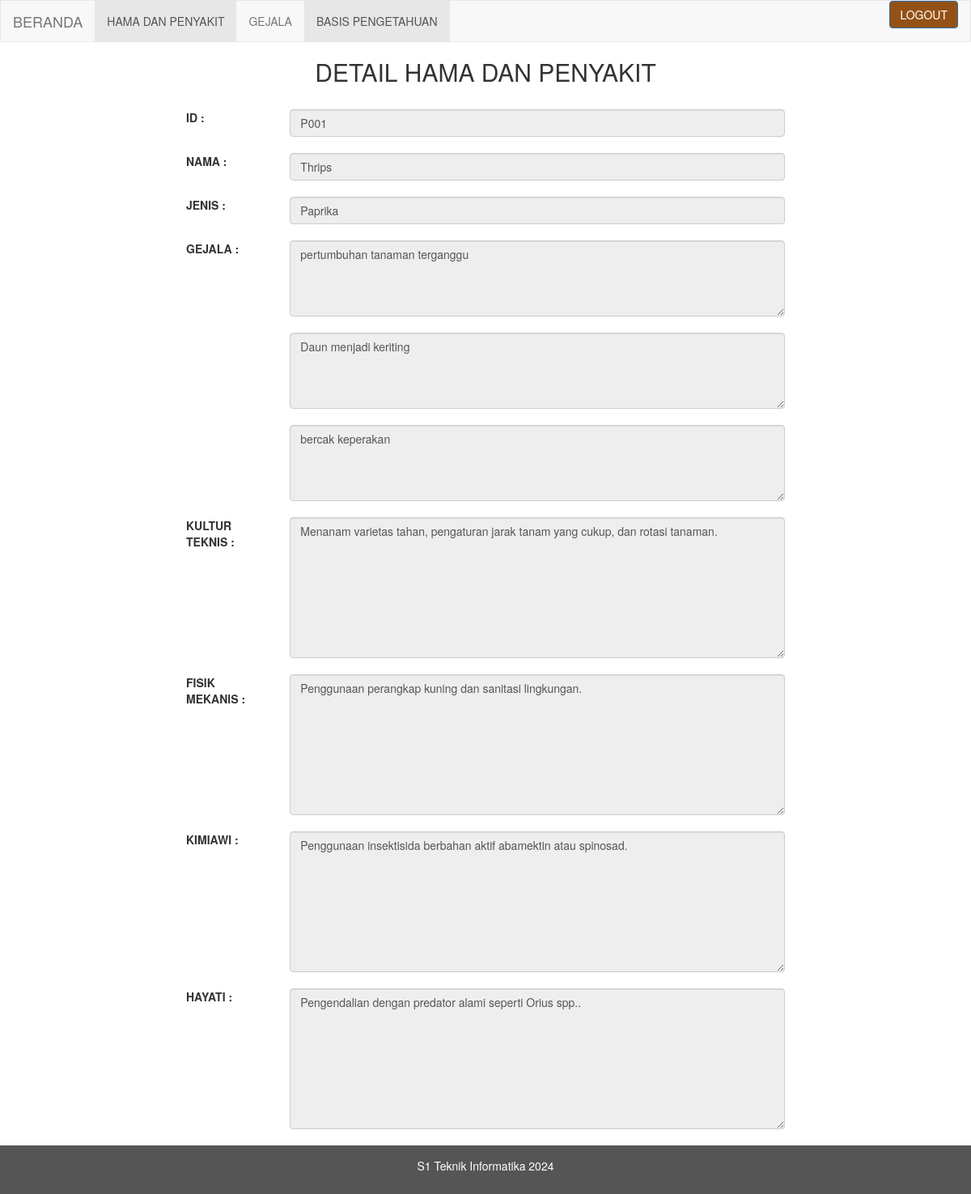
The page /adetailpenyakit.php?id=P001 on the database its author committed.
### tables this page shows
CREATE TABLE `penyakit` (
  `idpenyakit` varchar(20) NOT NULL,
  `namapenyakit` varchar(1000) NOT NULL,
  `jenistanaman` varchar(20) NOT NULL,
  `kulturteknis` varchar(1000) NOT NULL,
  `fisikmekanis` varchar(1000) NOT NULL,
  `kimiawi` varchar(1000) NOT NULL,
  `hayati` varchar(1000) NOT NULL
);

### adetailpenyakit.php (the view, shortened to what this page needs)
<?php
include('koneksi.php');
?>
<!DOCTYPE html>
<html lang="en">
<head>
  <link rel="stylesheet" href="https://maxcdn.bootstrapcdn.com/bootstrap/3.3.7/css/bootstrap.min.css">
  <link rel="stylesheet" href="css/style.css">
</head>
<body>
<nav class="navbar navbar-default" >
  <div class="container-fluid" >
    <div class="navbar-header" >
      <a class="navbar-brand" href="homeadmin.php">BERANDA</a>
    </div>
    <div class="collapse navbar-collapse" id="bs-example-navbar-collapse-1">
      <ul class="nav navbar-nav">
        <li class="active"><a href="hamadanpenyakit.php">HAMA DAN PENYAKIT <span class="sr-only">(current)</span></a></li>
        <li><a href="gejala.php">GEJALA</a></li>
        <li class="active"><a href="basispengetahuan.php">BASIS PENGETAHUAN <span class="sr-only">(current)</span></a></li>
      </ul>
      <ul class="nav navbar-nav navbar-right">
        <li><p><a href="logout.php"><button type="button" class="btn btn-primary btn-block" id="myBtn" style="background-color: #945116; color: #FFFFFF;">LOGOUT</button></a></p></li>
      </ul>
    </div>
  </div>
</nav>
<div class="container-fluid text-left">
  <div class="row content">
    <div class="col-md-8 col-md-offset-2">
      <h2 class="text-center">DETAIL HAMA DAN PENYAKIT</h2>
      <div class="form-group">
        <br><label class="control-label col-sm-2">ID :</label>
        <div class="col-sm-10">
          <?php
            $tampil = "SELECT * FROM penyakit WHERE idpenyakit='".$_GET['id']."'";
            $sql = mysqli_query($konek_db, $tampil);
            while ($data = mysqli_fetch_array($sql)) {
              echo "<input type='text' class='form-control' id='idpenyakit' readonly value='".$data['idpenyakit']."'><br>";
            }
          ?>
        </div>
      </div>
      <div class="form-group">
        <br><label class="control-label col-sm-2">NAMA :</label>
        <div class="col-sm-10">
          <?php
            $tampil = "SELECT * FROM penyakit WHERE idpenyakit='".$_GET['id']."'";
            $sql = mysqli_query($konek_db, $tampil);
            while ($data = mysqli_fetch_array($sql)) {
              echo "<input type='text' class='form-control' id='namapenyakit' readonly value='".$data['namapenyakit']."'><br>";
            }
          ?>
        </div>
      </div>
      <div class="form-group">
        <br><label class="control-label col-sm-2">JENIS :</label>
        <div class="col-sm-10">
          <?php
            $tampil = "SELECT * FROM penyakit WHERE idpenyakit='".$_GET['id']."'";
            $sql = mysqli_query($konek_db, $tampil);
            while ($data = mysqli_fetch_array($sql)) {
              echo "<input type='text' class='form-control' id='jenistanaman' readonly value='".$data['jenistanaman']."'><br>";
            }
          ?>
        </div>
      </div>
      <div class="form-group">
        <br><label class="control-label col-sm-2">GEJALA :</label>
        <div class="col-sm-10">
        <?php
            $tampil = "SELECT b.gejala FROM penyakit p JOIN basispengetahuan b ON p.namapenyakit=b.namapenyakit WHERE p.idpenyakit='".$_GET['id']."'";
            $sql = mysqli_query($konek_db, $tampil);
            while ($data = mysqli_fetch_array($sql)) {
              echo "<textarea rows='4' class='form-control' id='gejala' readonly>".$data['gejala']."</textarea><br>";
            }
          ?>
        </div>
      </div>
      <div class="form-group">
        <br><label class="control-label col-sm-2">KULTUR TEKNIS :</label><br>
        <div class="col-sm-10">
          <?php
            $tampil = "SELECT * FROM penyakit WHERE idpenyakit='".$_GET['id']."'";
            $sql = mysqli_query($konek_db, $tampil);
            while ($data = mysqli_fetch_array($sql)) {
              echo "<textarea rows='8' class='form-control' id='penanganan' readonly>".$data['kulturteknis']."</textarea><br>";
            }
          ?>
        </div>
      </div>
      <div class="form-group">
        <br><label class="control-label col-sm-2">FISIK MEKANIS :</label><br>
        <div class="col-sm-10">
          <?php
            $tampil = "SELECT * FROM penyakit WHERE idpenyakit='".$_GET['id']."'";
            $sql = mysqli_query($konek_db, $tampil);
            while ($data = mysqli_fetch_array($sql)) {
              echo "<textarea rows='8' class='form-control' id='penanganan' readonly>".$data['fisikmekanis']."</textarea><br>";
            }
          ?>
        </div>
      </div>
      <div class="form-group">
        <br><label class="control-label col-sm-2">KIMIAWI :</label><br>
        <div class="col-sm-10">
          <?php
            $tampil = "SELECT * FROM penyakit WHERE idpenyakit='".$_GET['id']."'";
            $sql = mysqli_query($konek_db, $tampil);
            while ($data = mysqli_fetch_array($sql)) {
              echo "<textarea rows='8' class='form-control' id='penanganan' readonly>".$data['kimiawi']."</textarea><br>";
            }
          ?>
        </div>
      </div>
      <div class="form-group">
        <br><label class="control-label col-sm-2">HAYATI :</label><br>
        <div class="col-sm-10">
          <?php
            $tampil = "SELECT * FROM penyakit WHERE idpenyakit='".$_GET['id']."'";
            $sql = mysqli_query($konek_db, $tampil);
            while ($data = mysqli_fetch_array($sql)) {
              echo "<textarea rows='8' class='form-control' id='penanganan' readonly>".$data['hayati']."</textarea><br>";
            }
          ?>
        </div>
      </div>
    </div>
  </div>
</div>
<footer class="container-fluid text-center">
  <p>S1 Teknik Informatika 2024</p>
</footer>
</body>
</html>

### css/style.css (style rules this page uses)
.navbar { margin-bottom: 0; border-radius: 0; }
.row.content { height: 450px }
footer { background-color: #555; color: white; padding: 15px; }

### rows shown on the page
penyakit: idpenyakit "P001", namapenyakit "Thrips", jenistanaman "Paprika", kulturteknis "Menanam varietas tahan, pengaturan jarak tanam yang cukup, dan rotasi tanaman.", fisikmekanis "Penggunaan perangkap kuning dan sanitasi lingkungan.", kimiawi "Penggunaan insektisida berbahan aktif abamektin atau spinosad.", hayati "Pengendalian dengan predator alami seperti Orius spp.."
